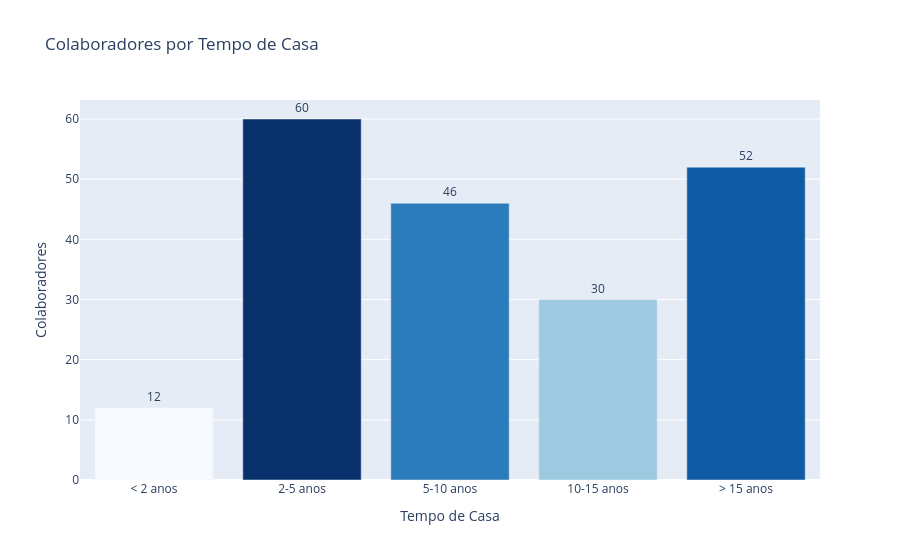

Write notebook code for a chart like this one.
### Markdown cell above
## 5. Tempo de Casa

### Code cell
bins = [0, 2, 5, 10, 15, 100]
labels_bins = ['< 2 anos', '2-5 anos', '5-10 anos', '10-15 anos', '> 15 anos']
df['faixa_tempo'] = pd.cut(df['anos_empresa'], bins=bins, labels=labels_bins)

por_tempo = df['faixa_tempo'].value_counts().sort_index().reset_index()
por_tempo.columns = ['faixa', 'total']

fig = px.bar(
    por_tempo,
    x='faixa', y='total',
    title='Colaboradores por Tempo de Casa',
    labels={'faixa': 'Tempo de Casa', 'total': 'Colaboradores'},
    color='total',
    color_continuous_scale='Blues',
    text='total'
)
fig.update_traces(textposition='outside')
fig.update_layout(coloraxis_showscale=False)
fig.show()

### Figure 1 — Plotly figure (JSON) as saved in the notebook; plotly's stock layout.template omitted (floating-point values rounded to 4 significant figures)
{"data": [{"hovertemplate": "Tempo de Casa=%{x}<br>Colaboradores=%{marker.color}<extra></extra>", "legendgroup": "", "marker": {"color": [12, 60, 46, 30, 52], "coloraxis": "coloraxis", "pattern": {"shape": ""}}, "name": "", "orientation": "v", "showlegend": false, "text": [12.0, 60.0, 46.0, 30.0, 52.0], "textposition": "outside", "type": "bar", "x": ["< 2 anos", "2-5 anos", "5-10 anos", "10-15 anos", "> 15 anos"], "xaxis": "x", "y": [12, 60, 46, 30, 52], "yaxis": "y"}], "layout": {"barmode": "relative", "coloraxis": {"colorbar": {"title": {"text": "Colaboradores"}}, "colorscale": [[0.0, "rgb(247,251,255)"], [0.125, "rgb(222,235,247)"], [0.25, "rgb(198,219,239)"], [0.375, "rgb(158,202,225)"], [0.5, "rgb(107,174,214)"], [0.625, "rgb(66,146,198)"], [0.75, "rgb(33,113,181)"], [0.875, "rgb(8,81,156)"], [1.0, "rgb(8,48,107)"]], "showscale": false}, "legend": {"tracegroupgap": 0}, "title": {"text": "Colaboradores por Tempo de Casa"}, "xaxis": {"anchor": "y", "domain": [0.0, 1.0], "title": {"text": "Tempo de Casa"}}, "yaxis": {"anchor": "x", "domain": [0.0, 1.0], "title": {"text": "Colaboradores"}}}}
